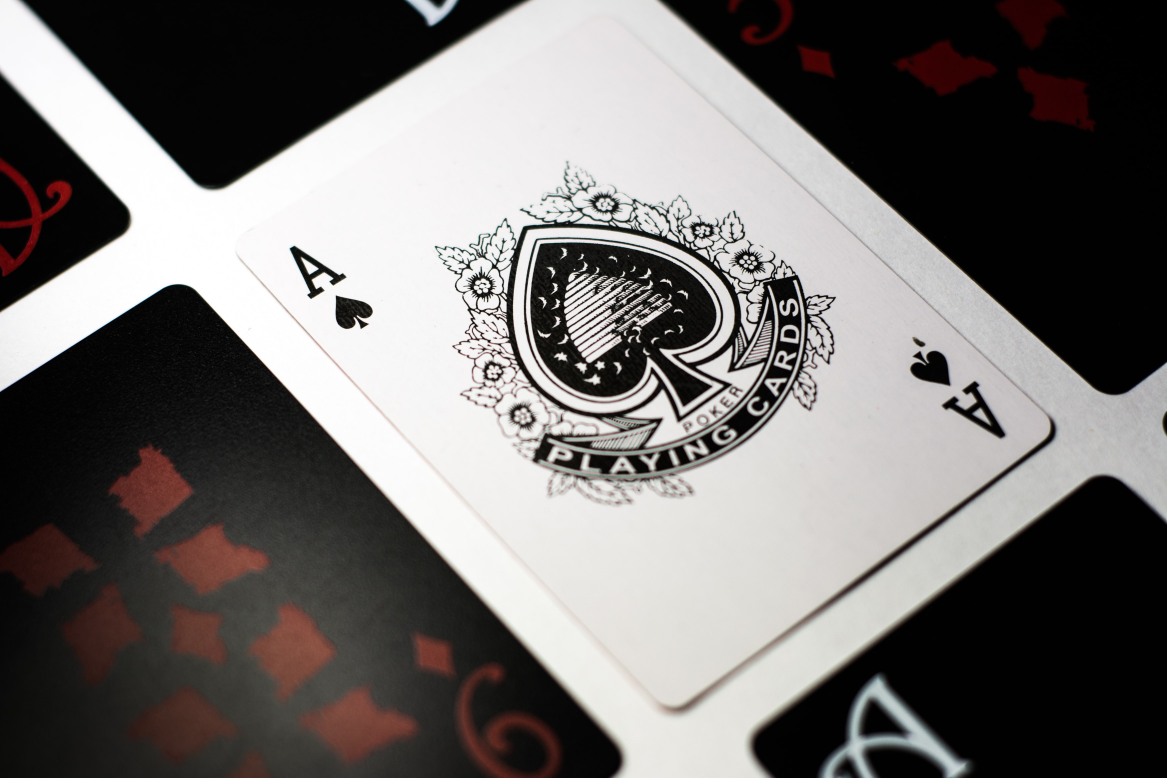
#> input picture OpenCV/Resources/cards.jpg, 3500 x 2333 px, given in place of the camera (shown at 1/3 size)
$ python project_1.py
#> lines starting #> are read from the running program, lines starting #| are printed output that depends on the picture; after the words box and inside, x2 and y2 are one past the last pixel; in counts of white or black regions, pixels touching at a corner belong together
import cv2
import numpy as np
############################
widthImg = 480
heightImg = 640
cam = cv2.VideoCapture(0)
cam.set(3, widthImg)
cam.set(4, heightImg)
cam.set(10, 130)
############################

def preProcessing(img):
    imgGray = cv2.cvtColor(img, cv2.COLOR_BGR2GRAY)
    imgBlur = cv2.GaussianBlur(imgGray, (5, 5), 0)
    imgCanny = cv2.Canny(img, 200, 200)
    kernal = np.ones([5, 5])
    imgDial = cv2.dilate(imgCanny, kernal, iterations=2)
    imgThres = cv2.erode(imgDial, kernal, iterations=1)

    return imgThres


def getContours(img):
    biggest = np.array([])
    maxArea = 0
    contours, hierarchy = cv2.findContours(img, cv2.RETR_EXTERNAL, cv2.CHAIN_APPROX_NONE)
    for cnt in contours:
        area = cv2.contourArea(cnt)

        if area > 5000:
            cv2.drawContours(imgContour, cnt, -1, (0, 255, 0), 3)
            peri = cv2.arcLength(cnt, True)
            approx = cv2.approxPolyDP(cnt, 0.02 * peri, True)

            if area > maxArea and len(approx) == 4:
                biggest = approx
                maxArea = area
    cv2.drawContours(imgContour, biggest, -1, (255, 0, 0), 20)

    return biggest


def reorder(myPoints):
    myPoints = myPoints.reshape((4, 2))
    myPointsNew = np.zeros((4, 1, 2), np.int32)
    add = myPoints.sum(1)
    # print("add", add)

    myPointsNew[0] = myPoints[np.argmin(add)]
    myPointsNew[3] = myPoints[np.argmax(add)]
    diff = np.diff(myPoints, axis=1)
    myPointsNew[1] = myPoints[np.argmin(diff)]
    myPointsNew[2] = myPoints[np.argmax(diff)]
    # print("New points", myPoints)

    return myPointsNew


def getWarp(img, biggest):
    biggest = reorder(biggest)
    pts1 = np.float32(biggest)
    pts2 = np.float32(
        [[0, 0], [widthImg, 0], [0, heightImg], [widthImg, heightImg]])
    matrix = cv2.getPerspectiveTransform(pts1, pts2)
    imgOutput = cv2.warpPerspective(img, matrix, (widthImg, heightImg))

    imgCropped = imgOutput[20:imgOutput.shape[0] -
                           20, 20:imgOutput.shape[1] - 20]
    imgCropped = cv2.resize(imgCropped, (widthImg, heightImg))

    return imgCropped


def stackImages(scale, imgArray):
    rows = len(imgArray)
    cols = len(imgArray[0])
    rowsAvailable = isinstance(imgArray[0], list)
    width = imgArray[0][0].shape[1]
    height = imgArray[0][0].shape[0]
    if rowsAvailable:
        for x in range(0, rows):
            for y in range(0, cols):
                if imgArray[x][y].shape[:2] == imgArray[0][0].shape[:2]:
                    imgArray[x][y] = cv2.resize(
                        imgArray[x][y], (0, 0), None, scale, scale)
                else:
                    imgArray[x][y] = cv2.resize(
                        imgArray[x][y], (imgArray[0][0].shape[1], imgArray[0][0].shape[0]), None, scale, scale)
                if len(imgArray[x][y].shape) == 2:
                    imgArray[x][y] = cv2.cvtColor(
                        imgArray[x][y], cv2.COLOR_GRAY2BGR)
        imageBlank = np.zeros((height, width, 3), np.uint8)
        hor = [imageBlank]*rows
        hor_con = [imageBlank]*rows
        for x in range(0, rows):
            hor[x] = np.hstack(imgArray[x])
        ver = np.vstack(hor)
    else:
        for x in range(0, rows):
            if imgArray[x].shape[:2] == imgArray[0].shape[:2]:
                imgArray[x] = cv2.resize(
                    imgArray[x], (0, 0), None, scale, scale)
            else:
                imgArray[x] = cv2.resize(
                    imgArray[x], (imgArray[0].shape[1], imgArray[0].shape[0]), None, scale, scale)
            if len(imgArray[x].shape) == 2:
                imgArray[x] = cv2.cvtColor(imgArray[x], cv2.COLOR_GRAY2BGR)
        hor = np.hstack(imgArray)
        ver = hor
    return ver


running = True
while running:

    success, img = cam.read()
#> img is the input picture: shape (2333, 3500, 3); mean B, G, R 110.4, 111.8, 114.9
    cv2.resize(img, (widthImg, heightImg))
    imgContour = img.copy()
    imgThres = preProcessing(img)
#> in preProcessing, `imgCanny = cv2.Canny(img, 200, 200)`:
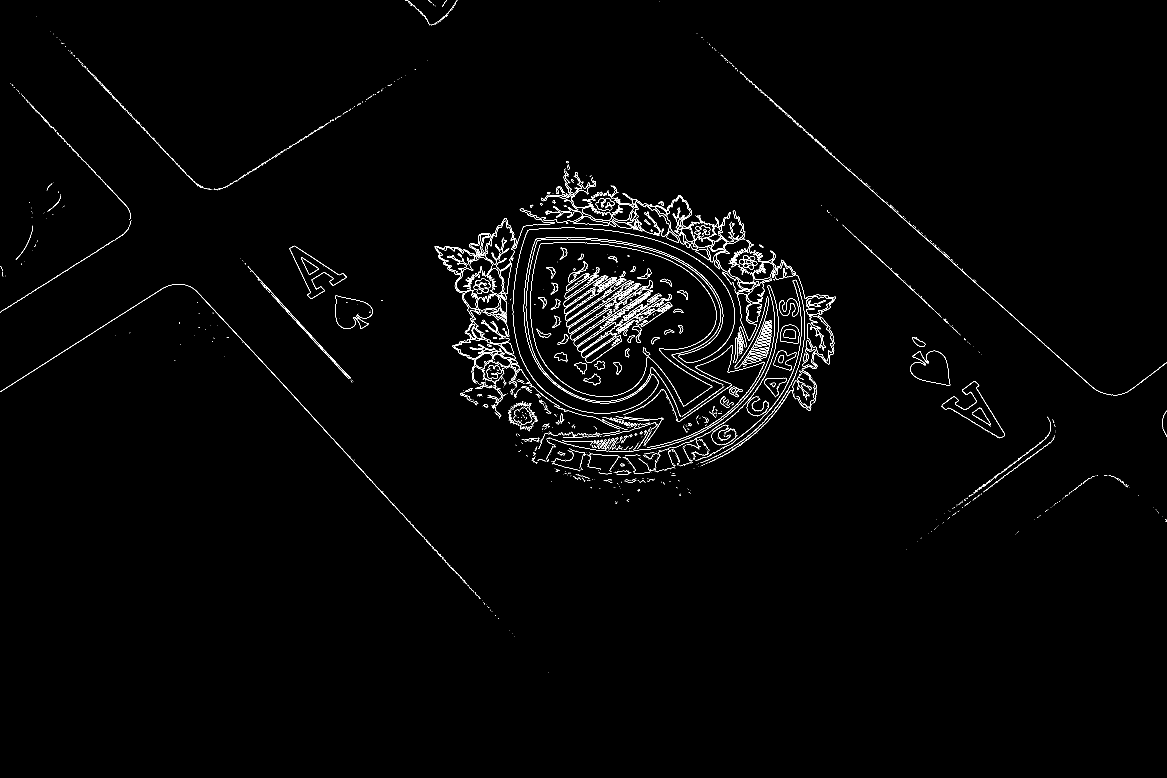
#> imgCanny: shape (2333, 3500) (shown at 1/3 size); 1.1% white in thin lines or dots, all inside (x1, y1, x2, y2) = (0, 1, 3500, 2017)
#> in preProcessing, `imgDial = cv2.dilate(imgCanny, kernal, iterations=2)`: imgDial: shape (2333, 3500); 7.9% white; 144 white regions, largest, box (x1, y1, x2, y2) and area: (1300, 479, 2512, 1432) 391738, (1668, 757, 2021, 1127) 63325, (0, 848, 1481, 1840) 25311
#> in preProcessing, `imgThres = cv2.erode(imgDial, kernal, iterations=1)`:
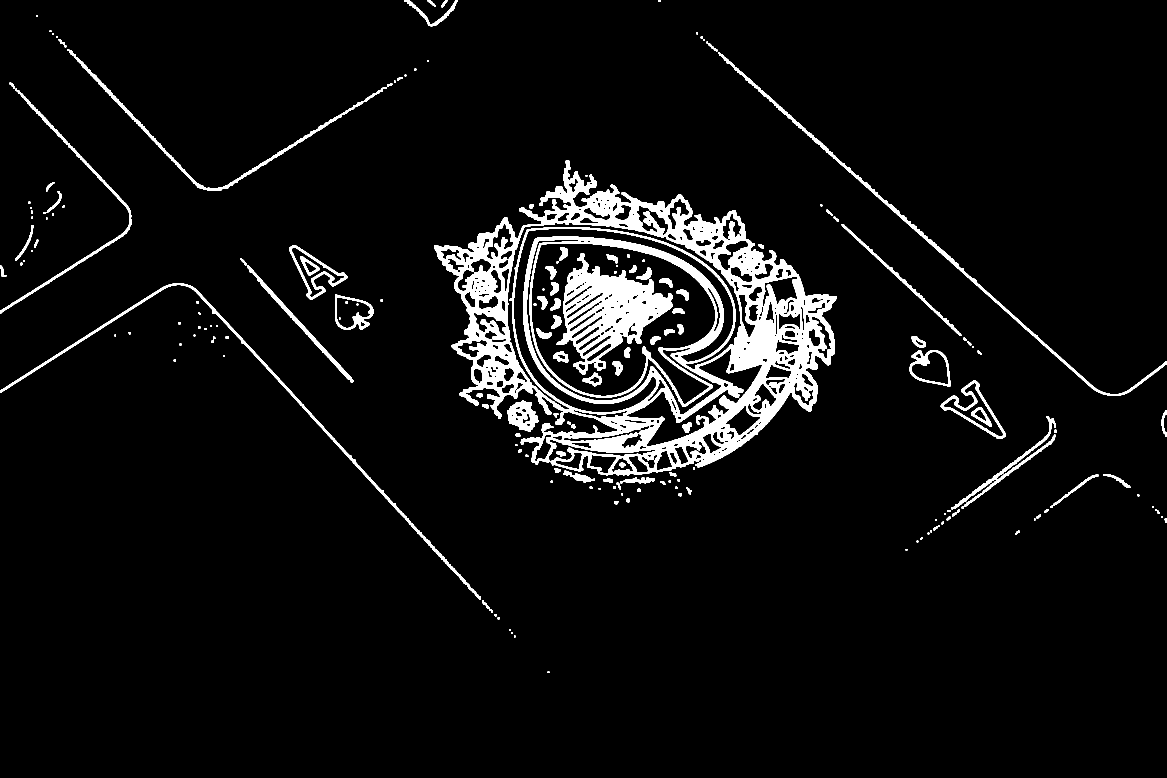
#> imgThres: shape (2333, 3500) (shown at 1/3 size); 5.5% white; 175 white regions

    biggest = getContours(imgThres)
#> in getContours, `contours, hierarchy = cv2.findContours(img, cv2.RETR_EXTERNAL, cv2.CHA..`: contours = 139 contours, 27 with area under 20; largest, box (x1, y1, x2, y2) and area: (1302, 481, 2510, 1426) 697068, (2154, 156, 3500, 1188) 12618, (0, 850, 1443, 1799) 12222, (2822, 1141, 3017, 1317) 11988, (867, 735, 1042, 899) 10448
#> the loop in getContours, `for cnt in contours:` made 139 passes
#> (area, peri, biggest, maxArea) on passes 59, 89, 124: (5127, 1904.9, [[3160, 1256], [2854, 1527], [3153, 1332], [2990, 1437]], 5127), (12222, 4206.5, [[0, 1170], [565, 860], [1442, 1798], [572, 857]], 12222), (12618.5, 3914.9, [[2154, 156], [3283, 1170], [3499, 1093], [3288, 1166]], 12618.5)
#> (area, peri, approx) on passes 116, 125: (6253, 2314.9, [[50, 266], [389, 670], [0, 940], [395, 664]]), (8290.5, 2875.2, [[202, 148], [624, 571], [1159, 265], [631, 566]])
#> after the loop in getContours, `for cnt in contours:`:
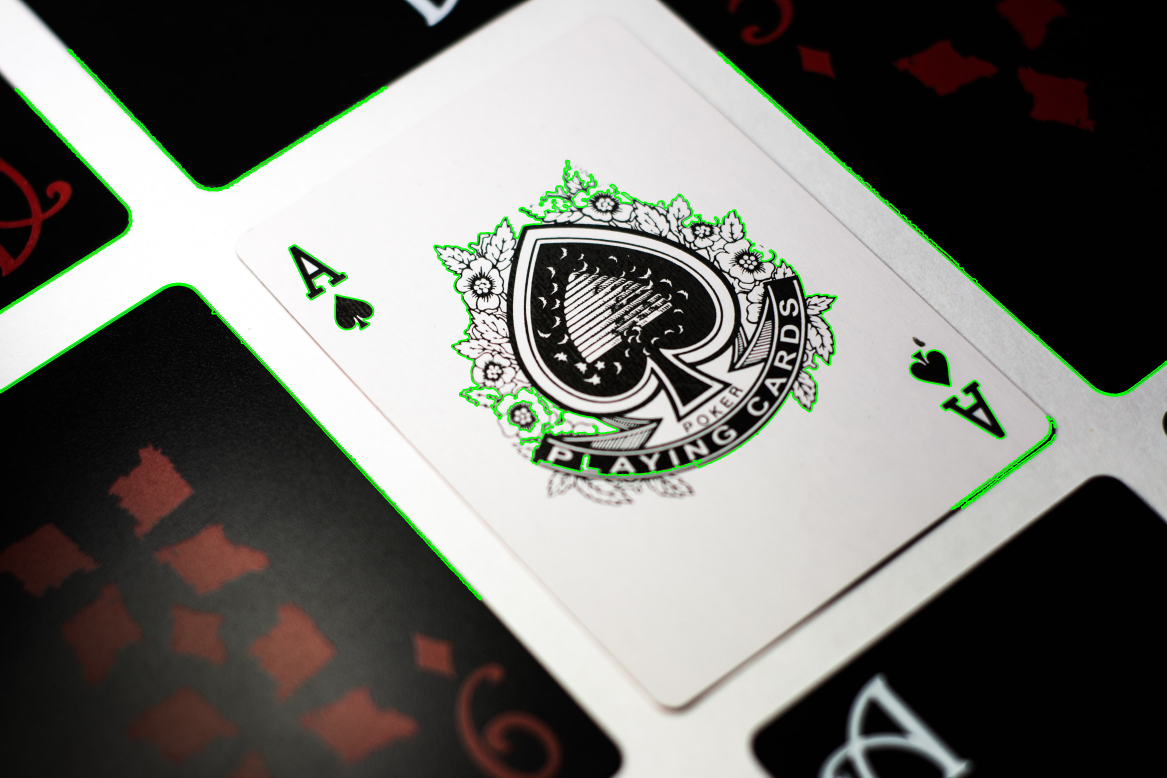
#> imgContour: shape (2333, 3500, 3) (shown at 1/3 size); mean B, G, R 108.4, 113.1, 112.9
#> after the loop in getContours, `for cnt in contours:`: maxArea = 12618.5
#> biggest = [[2154, 156], [3283, 1170], [3499, 1093], [3288, 1166]]

    if biggest.size != 0:
        imgWarped = getWarp(img, biggest)
#> in reorder, `myPoints = myPoints.reshape((4, 2))`: myPoints has the same summary as biggest outside reorder
#> in reorder, `add = myPoints.sum(1)`: add = [2310, 4453, 4592, 4454]
#> in reorder, `diff = np.diff(myPoints, axis=1)`: diff = [-1998, -2113, -2406, -2122]
#> in getWarp, `biggest = reorder(biggest)`: biggest = [[2154, 156], [3499, 1093], [2154, 156], [3499, 1093]]
#> in getWarp, `pts1 = np.float32(biggest)`: pts1 has the same summary as biggest
#> in getWarp, `matrix = cv2.getPerspectiveTransform(pts1, pts2)`: matrix = [[0.000296, -0.000425, -0.571], [0.000425, -0.00061, -0.821], [-1.45e-06, 2.08e-06, 0.00279]]
#> in getWarp, `imgOutput = cv2.warpPerspective(img, matrix, (widthImg, heightImg))`:
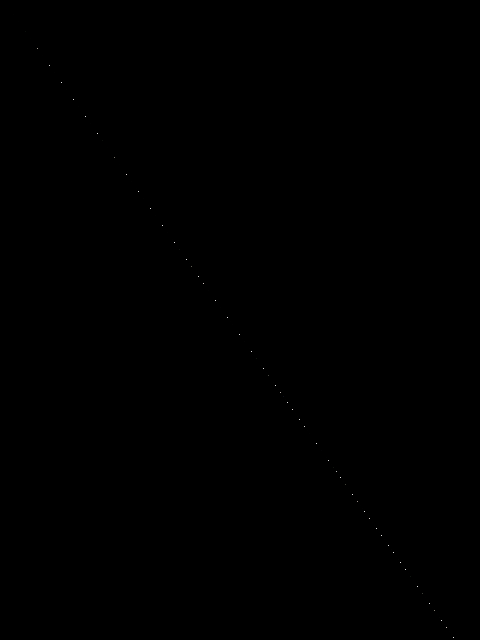
#> imgOutput: shape (640, 480, 3); mean B, G, R 0, 0, 0
        imgArray = ([img, imgThres],
                    [imgContour, imgWarped])
    else:
        imgArray = ([img, imgThres],
                    [img, img])
    stackedImages = stackImages(0.6, imgArray)
#> in stackImages, `rows = len(imgArray)`: rows = 2
#> in stackImages, `rowsAvailable = isinstance(imgArray[0], list)`: rowsAvailable = True
#> in stackImages, `hor = [imageBlank]*rows`: hor = 2 items
#> in stackImages, `ver = np.vstack(hor)`:
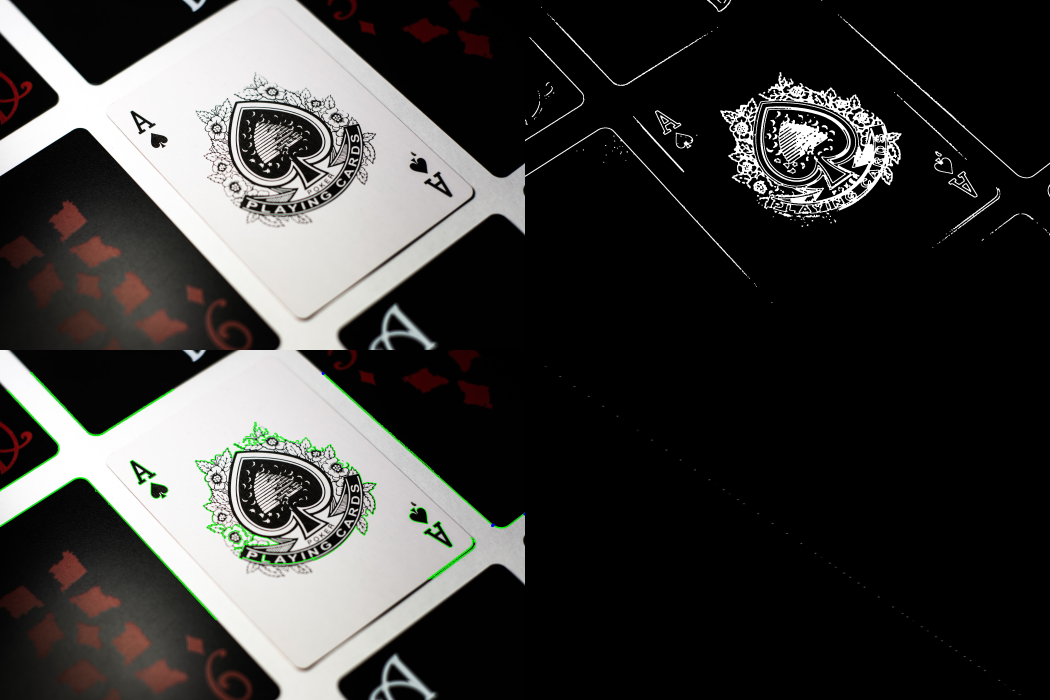
#> ver: shape (2800, 4200, 3) (shown at 1/4 size); mean of channels 0, 1, 2 58.2, 59.7, 60.4; drawn as B, G, R

    cv2.imshow("WorkFlow", stackedImages)

    if cv2.waitKey(1) & 0xFF == ord('q'):
#> (key q is pressed here)
        break
